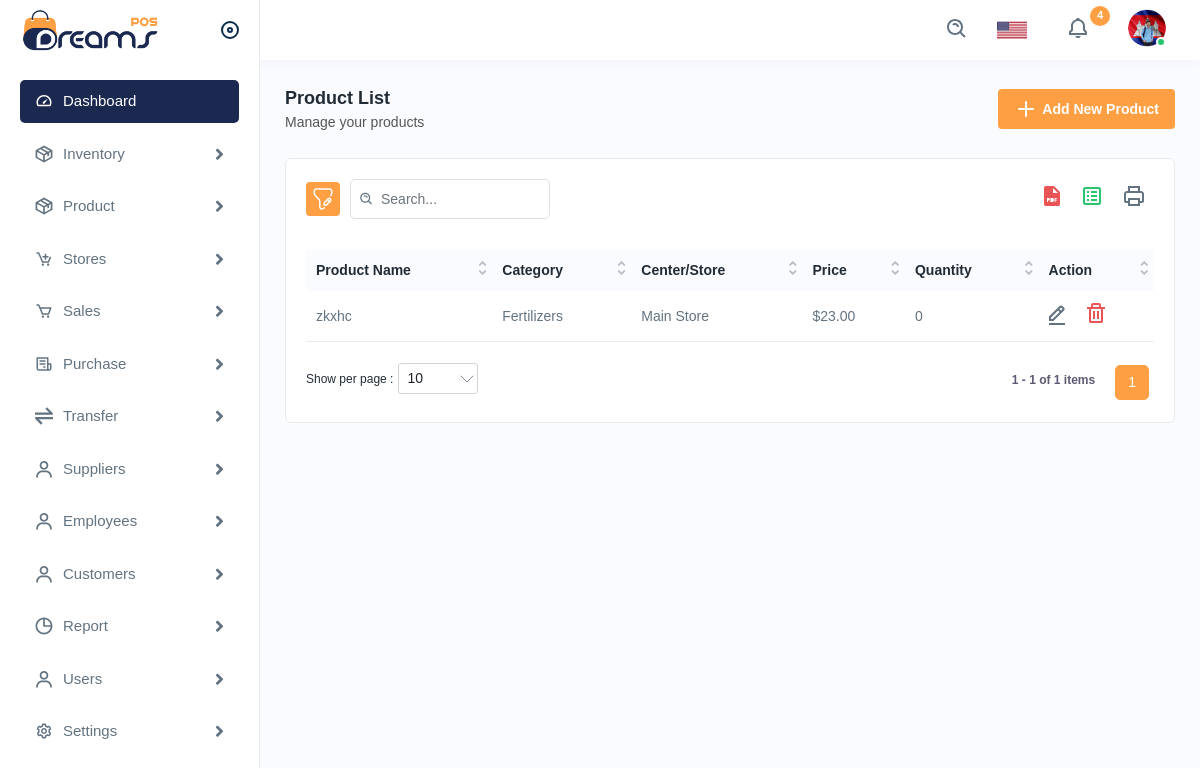
Screenshot of /inventory/products/list/ with the database file from the repository.
### inventory/models.py (models this page shows, shortened)
class Product(models.Model):
    code = models.CharField(max_length=20, primary_key=True, editable=False)
    designation = models.CharField(max_length=255)
    selling_price = models.DecimalField(max_digits=10, decimal_places=2)
    category = models.ForeignKey(Category, on_delete=models.SET_NULL, null=True)
    center = models.ForeignKey(center, on_delete=models.SET_NULL, null=True)
    class Meta:
        ordering = ['designation']
        verbose_name = 'Product'
        verbose_name_plural = 'Products'

class Category(models.Model):
    name = models.CharField(max_length=100)
    class Meta:
        verbose_name_plural = 'Categories'

class ProductInventory(models.Model):
    product = models.ForeignKey(Product, on_delete=models.CASCADE)
    center = models.ForeignKey(center, on_delete=models.CASCADE)
    quantity_in_stock = models.PositiveIntegerField(default=0)

### centers/models.py (models this page shows)
class center(models.Model):
    code = models.AutoField(primary_key=True)
    name = models.CharField(max_length=50)
    def __str__(self):
        return self.name

### inventory/views.py (the view)
# urls.py: path('products/list/', ProductListView.as_view(), name='product_list'),
class ProductListView(View):
    def get(self, request, *args, **kwargs):
        products = Product.objects.prefetch_related('productinventory_set').select_related('center').all()
        return render(request, 'inventory/productlist.html', {'products': products})

### templates/inventory/productlist.html (shortened to what this page needs)
{% extends 'ui_components/base.html' %}
{% load static %}
{% block content %}
<div class="page-wrapper">
    <div class="content">
    <div class="page-header">
    <div class="page-title">
    <h4>Product List</h4>
    <h6>Manage your products</h6>
    </div>
    <div class="page-btn">
    <a href="{% url 'add_product'%}" class="btn btn-added"><img src="{% static 'img/icons/plus.svg'%}" alt="img" class="me-1">Add New Product</a>
    </div>
    </div>
    <div class="card">
    <div class="card-body">
    <div class="table-top">
    <div class="search-set">
    <div class="search-path">
    <a class="btn btn-filter" id="filter_search">
    <img src="{% static 'img/icons/filter.svg'%}" alt="img">
    </a>
    </div>
    <div class="search-input">
    <a class="btn btn-searchset"><img src="{% static 'img/icons/search-white.svg'%}" alt="img"></a>
    </div>
    </div>
    <div class="wordset">
    <ul>
    <li>
    <a data-bs-toggle="tooltip" data-bs-placement="top" title="pdf"><img src="{% static 'img/icons/pdf.svg'%}" alt="img"></a>
    </li>
    <li>
    <a data-bs-toggle="tooltip" data-bs-placement="top" title="excel"><img src="{% static 'img/icons/excel.svg'%}" alt="img"></a>
    </li>
    <li>
    <a data-bs-toggle="tooltip" data-bs-placement="top" title="print"><img src="{% static 'img/icons/printer.svg'%}" alt="img"></a>
    </li>
    </ul>
    </div>
    </div>
    <div class="table-responsive">
        <table class="table datanew">
            <thead>
                <tr>
                    <th>Product Name</th>
                    <th>Category</th>
                    <th>Center/Store</th>
                    <th>Price</th>
                    <th>Quantity</th>
                    <th>Action</th>
                </tr>
            </thead>
            <tbody>
                {% for product in products %}
                <tr>
                    <td>{{ product.designation }}</td>
                    <td>{{ product.category.name }}</td>
                    <td>{{ product.productinventory_set.first.center }}</td>
                    <td>${{ product.selling_price }}</td>
                    <td>{{ product.productinventory_set.first.quantity_in_stock }}</td>
                    <td>
                        <a class="me-3" href="{% url 'editproduct' product.code %}">
                            <img src="{% static 'img/icons/edit.svg' %}" alt="Edit">
                        </a>
                        <a href="#" class="confirm-text" data-bs-toggle="modal" data-bs-target="#deleteModal" data-product-code="{{ product.code }}" data-product-name="{{ product.designation }}">
                            <img src="{% static 'img/icons/delete.svg' %}" alt="Delete">
                        </a>
                    </td>
                </tr>
                {% empty %}
                <tr>
                    <td colspan="6">No products found</td>
                </tr>
                {% endfor %}
            </tbody>
        </table>
    </div>
    </div>
    </div>
    </div>
</div>
{% endblock %}

### rows the page displays
Product: designation "zkxhc", category.name "Fertilizers", productinventory_set.first.center "Main Store", selling_price "23.00", productinventory_set.first.quantity_in_stock "0"
